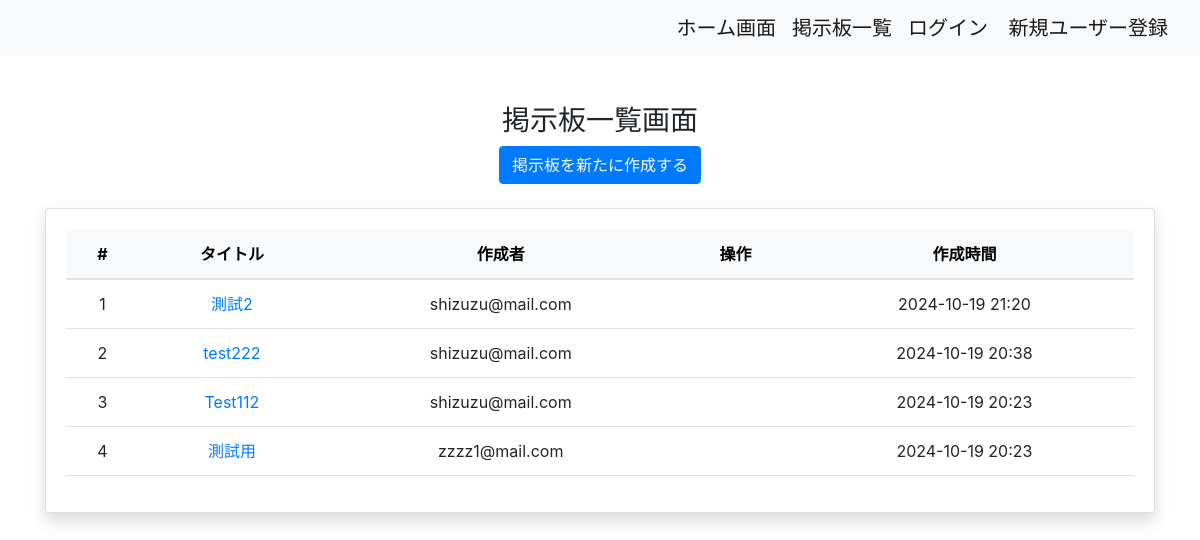
/boards/list_themes, run on the app's committed database.
### boards/models.py (models this page shows)
class Themes(models.Model):
    title = models.CharField(max_length=255)
    user = models.ForeignKey(
        'accounts.Users', on_delete=models.CASCADE
    )
    created_at = models.DateTimeField(auto_now_add=True)
    objects = ThemeManager()
    class Meta:
        db_table = 'themes'

### accounts/models.py (models this page shows, shortened)
class Users(AbstractBaseUser, PermissionsMixin):
    usname = models.CharField(max_length=100)
    email = models.EmailField(max_length=200, unique=True)
    is_active = models.BooleanField(default=True)
    is_staff = models.BooleanField(default=False)
    picture = models.FileField(null=True, upload_to='picture/')
    USERNAME_FIELD = 'email'
    REQUIRED_FIELDS = ['usname']
    objects = UserManager()
    class Meta:
        db_table = 'users'

### boards/views.py (the view)
# urls.py: path('list_themes', views.list_themes, name='list_themes'),
def list_themes(request):
    themes = Themes.objects.all().order_by('-created_at')
    return render(
        request, 'boards/list_themes.html', {'themes': themes}
    )

### templates/boards/list_themes.html (shortened to what this page needs)
{% extends 'base.html' %}
{% load widget_tweaks %}
{% block content %}
<div class="container mt-5">
    <h3 style="text-align: center;">掲示板一覧画面</h3>
    <div class="text-center mb-4">
        <a href="{% url 'boards:create_theme' %}" class="btn btn-primary">掲示板を新たに作成する</a>
    </div>
    <div class="card">
        <div class="card-body">
            <table class="table table-hover">
                <thead class="table-light">
                    <tr>
                        <th scope="col" class="text-center">#</th>
                        <th scope="col" class="text-center">タイトル</th>
                        <th scope="col" class="text-center">作成者</th>
                        <th scope="col" class="text-center">操作</th>
                        <th scope="col" class="text-center">作成時間</th>
                    </tr>
                </thead>
                <tbody>
                    {% for theme in themes %}
                    <tr>
                        <td class="text-center">{{ forloop.counter }}</td>
                        <td class="text-center">
                            <a href="{% url 'boards:view_comments' theme_id=theme.id %}">{{ theme.title }}</a>
                        </td>
                        <td class="text-center">{{ theme.user.email }}</td>
                        <td class="text-center">
                        </td>
                        <td class="text-center">{{ theme.created_at|date:"Y-m-d H:i"}}</td>
                    </tr>
                    {% empty %}
                    <tr>
                        <td colspan="3" class="text-center">まだ掲示板がありません。</td>
                    </tr>
                    {% endfor %}
                </tbody>
            </table>
        </div>
    </div>
</div>
{% endblock %}

### templates/base.html (shortened to what this page needs)
<!DOCTYPE html>
<html lang="ja">
    <head>
        <link href="https://cdn.jsdelivr.net/npm/bootstrap@5.1.3/dist/css/bootstrap.min.css" rel="stylesheet">
        <link rel="stylesheet" href="https://stackpath.bootstrapcdn.com/bootstrap/4.3.1/css/bootstrap.min.css"
>
    </head>
    <body>
        <form action="" method="POST">{% csrf_token %}
            <nav class="navbar navbar-expand-lg navbar-light bg-light">
                <div class="navbar-nav w-100 justify-content-end">
                    <a class="navbar-brand" href="{% url 'accounts:home' %}">ホーム画面</a>
                    <a class="navbar-brand" href="{% url 'boards:list_themes' %}">掲示板一覧</a>
                {% if user.is_authenticated %}
                    <div class="top-links">
                    <a class="navbar-brand" href="{% url 'accounts:us_logout' %}">ログアウト</a>
                    <a class="navbar-brand" href="{% url 'accounts:us_info' %}">ユーザー情報</a>
                {% else %}
                    <div class="top-links">
                    <a class="navbar-brand" href="{% url 'accounts:us_login' %}">ログイン</a>
                    <a class="navbar-brand" href="{% url 'accounts:us_regist' %}">新規ユーザー登録</a>
                {% endif %}
            </nav>
        </form>
        {% block content %}{% endblock %}
    </body>
</html>

### templates/base.html (style rules this page uses)
.card { box-shadow: 0 0.5rem 1rem rgba(0, 0, 0, 0.15); }
.btn-primary { transition: all 0.3s ease; }

### data on the page
Themes: title "測試2", user.email "shizuzu@mail.com", created_at "2024-10-19 21:20"
Themes: title "test222", user.email "shizuzu@mail.com", created_at "2024-10-19 20:38"
Themes: title "Test112", user.email "shizuzu@mail.com", created_at "2024-10-19 20:23"
Themes: title "測試用", user.email "zzzz1@mail.com", created_at "2024-10-19 20:23"
